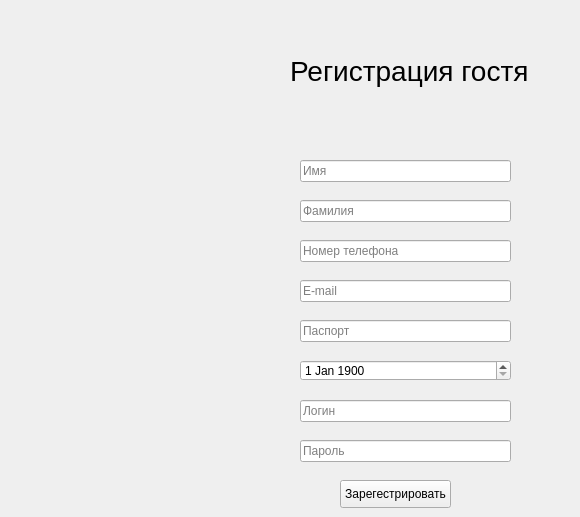
      <widget class="QWidget" name="addPassengers">
       <attribute name="title">
        <string>Регистрация гостя</string>
       </attribute>
       <widget class="QLabel" name="label">
        <property name="geometry">
         <rect>
          <x>290</x>
          <y>50</y>
          <width>281</width>
          <height>41</height>
         </rect>
        </property>
        <property name="styleSheet">
         <string notr="true">font-size: 28px</string>
        </property>
        <property name="text">
         <string>Регистрация гостя</string>
        </property>
       </widget>
       <widget class="QLineEdit" name="passwordEdit">
        <property name="geometry">
         <rect>
          <x>300</x>
          <y>440</y>
          <width>211</width>
          <height>22</height>
         </rect>
        </property>
        <property name="placeholderText">
         <string>Пароль</string>
        </property>
       </widget>
       <widget class="QLineEdit" name="nameEdit">
        <property name="geometry">
         <rect>
          <x>300</x>
          <y>160</y>
          <width>211</width>
          <height>22</height>
         </rect>
        </property>
        <property name="placeholderText">
         <string>Имя</string>
        </property>
       </widget>
       <widget class="QLineEdit" name="lastnameEdit">
        <property name="geometry">
         <rect>
          <x>300</x>
          <y>200</y>
          <width>211</width>
          <height>22</height>
         </rect>
        </property>
        <property name="placeholderText">
         <string>Фамилия</string>
        </property>
       </widget>
       <widget class="QLineEdit" name="phoneEdit">
        <property name="geometry">
         <rect>
          <x>300</x>
          <y>240</y>
          <width>211</width>
          <height>22</height>
         </rect>
        </property>
        <property name="placeholderText">
         <string>Номер телефона</string>
        </property>
       </widget>
       <widget class="QLineEdit" name="emailEdit">
        <property name="geometry">
         <rect>
          <x>300</x>
          <y>280</y>
          <width>211</width>
          <height>22</height>
         </rect>
        </property>
        <property name="placeholderText">
         <string>E-mail</string>
        </property>
       </widget>
       <widget class="QLineEdit" name="passportEdit">
        <property name="geometry">
         <rect>
          <x>300</x>
          <y>320</y>
          <width>211</width>
          <height>22</height>
         </rect>
        </property>
        <property name="placeholderText">
         <string>Паспорт</string>
        </property>
       </widget>
       <widget class="QLineEdit" name="loginEdit">
        <property name="geometry">
         <rect>
          <x>300</x>
          <y>400</y>
          <width>211</width>
          <height>22</height>
         </rect>
        </property>
        <property name="placeholderText">
         <string>Логин</string>
        </property>
       </widget>
       <widget class="QDateEdit" name="dateofbirthEdit">
        <property name="geometry">
         <rect>
          <x>300</x>
          <y>360</y>
          <width>211</width>
          <height>21</height>
         </rect>
        </property>
        <property name="specialValueText">
         <string>Дата рождения</string>
        </property>
        <property name="date">
         <date>
          <year>1900</year>
          <month>1</month>
          <day>1</day>
         </date>
        </property>
       </widget>
       <widget class="QPushButton" name="addPassengerButton">
        <property name="geometry">
         <rect>
          <x>340</x>
          <y>480</y>
          <width>111</width>
          <height>28</height>
         </rect>
        </property>
        <property name="text">
         <string>Зарегестрировать</string>
        </property>
       </widget>
      </widget>
